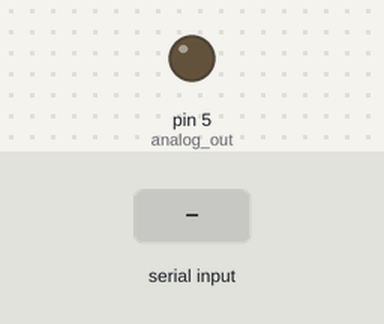
Bench run of a sketch on a simulated Arduino Uno, built with avr-gcc and run on an emulated ATmega328P. Shown: output pins drawn as LEDs (lit = HIGH). The inputs (shaded band) are chosen by the test bench.

Above: at 1.2 s.
1.3 s: byte 30 received over Serial
At 1.6 s:
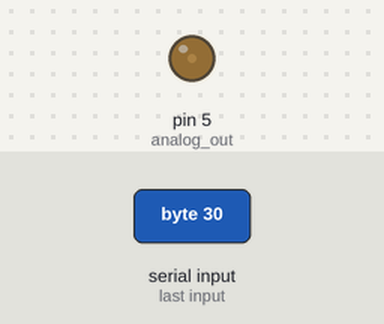
2.8 s: byte 90 received over Serial
At 3.9 s:
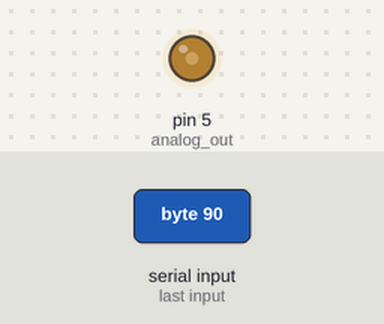
Timing chart, 0 to 5.8 s (numbered marks = the images above; inputs shaded):
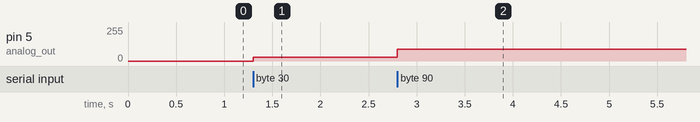

Measured:
- after the input at 1.3 s, pin 5 (analog_out): 0/255 → 30/255 at once
- after the input at 2.8 s, pin 5 (analog_out): 30/255 → 90/255 at once

The sketch:

10_bit_adc_receiver_uart.ino
```cpp
// ARDUINO OUTPUT PIN
const int analog_out = 5;

// RX VALUE
int rxByte = 0;
void setup() {

  // put your setup code here, to run once:
  Serial.begin(115200);
  // FOR TIMER-0 RUNS WITH FAST PWM MODE
  // SO WE CAN GET MAXIMUM 62.5kHz PWM frequency
  TCCR0B = TCCR0B & 0b11111000 | B00000001;

  // FOR TIMER-2 WE GET MAXIMUM 31kHz PWM frequency
  //TCCR2B = TCCR2B & B11111000 | B00000001; // for PWM frequency of 31372.55 Hz
  //TCCR2B = TCCR2B & B11111000 | B00000010; // for PWM frequency of 3921.16 Hz
}

void loop() {
  if (Serial.available() > 0) {
    rxByte = Serial.read();
    analogWrite(analog_out,(rxByte));
  }

}
```
